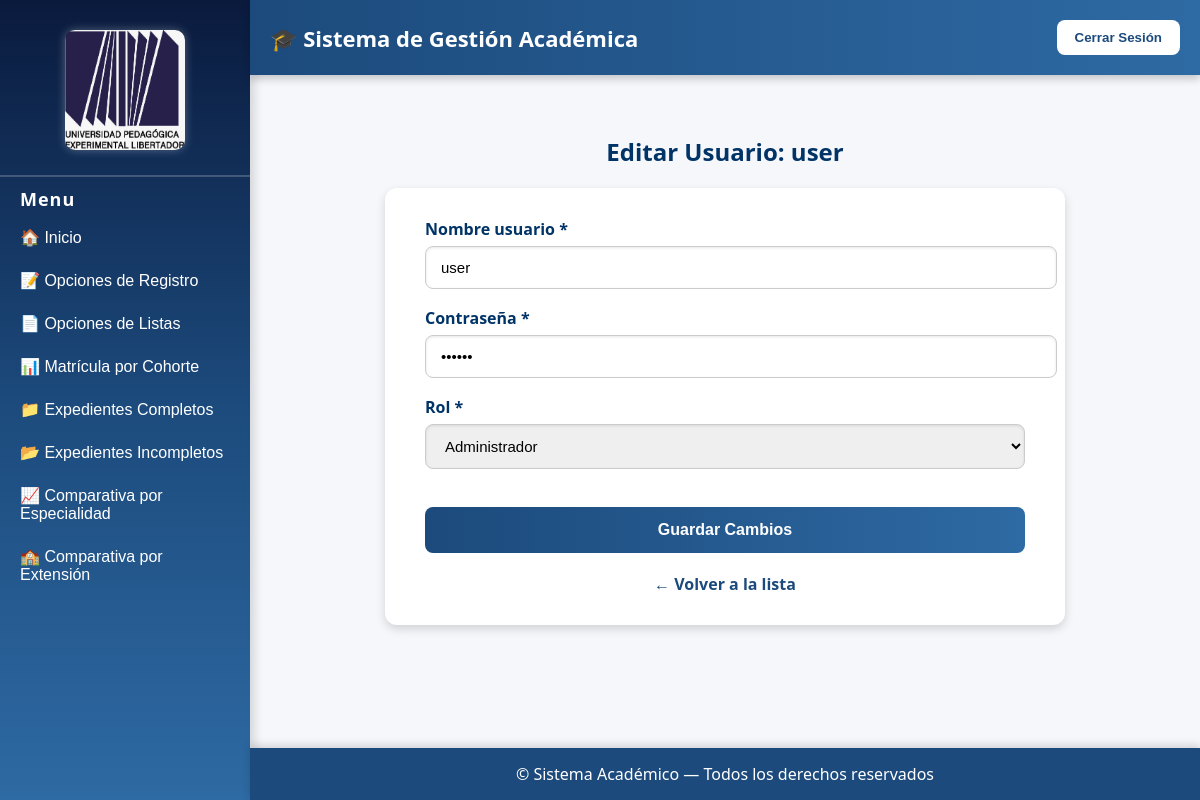
Page /usuarios/editar/1/ (signed in) on the committed database.
### estudiantes/models.py (models this page shows, shortened)
class Usuario(models.Model):
    nombre_usuario = models.CharField(max_length=100, unique=True)
    contrasena = models.CharField(max_length=128)
    rol = models.CharField(max_length=50, choices=[
        ('Administrador', 'Administrador'),
        ('Secretaria', 'Secretaria'),
        ('Consulta', 'Consulta'),
    ])

### estudiantes/views.py (the view)
# urls.py: path('usuarios/editar/<int:pk>/', views.editar_usuario, name='editar_usuario'),
def editar_usuario(request, pk):
    if not solo_admin(request):
        messages.error(request, "Solo un administrador puede crear usuarios.")
        return redirect('listar_usuarios')
    if not request.session.get('usuario_id'):
        return redirect('login_usuario')
    usuario = get_object_or_404(Usuario, pk=pk)
    if request.method == "POST":
        form = UsuarioForm(request.POST, instance=usuario)
        if form.is_valid():
            form.save()
            messages.success(request, "Usuario actualizado correctamente")
            return redirect('listar_usuarios')
    else:
        form = UsuarioForm(instance=usuario)
    return render(request, "editar_usuario.html", {'form': form, 'usuario': usuario})

### estudiantes/forms.py (shortened to what this page needs)
class UsuarioForm(forms.ModelForm):
    contrasena = forms.CharField(
        label="Contraseña",
        widget=forms.PasswordInput(attrs={'placeholder': 'Ingrese la contraseña'}),
        required=True
    )
    class Meta:
        model = Usuario
        fields = ['nombre_usuario', 'contrasena', 'rol']
        widgets = {
            'nombre_usuario': forms.TextInput(attrs={'placeholder': 'Nombre de usuario'}),
            'rol': forms.Select(),
        }

### estudiantes/views.py (called while the page is built)
def user_role(request):
    return request.session.get('usuario_rol', None)

def solo_admin(request):
    return user_role(request) == "Administrador"

### estudiantes/templates/editar_usuario.html (shortened to what this page needs)
{% extends 'home.html' %}
{% load static %}
{% block content %}
<h2>Editar Usuario: {{ usuario.nombre_usuario }}</h2>
<div style="max-width:600px; margin:0 auto; background:white; padding:30px 40px; border-radius:12px; box-shadow:0 4px 10px rgba(0,0,0,0.15);">
    <form id="formEditarUsuario" method="POST" novalidate>
        {% for field in form %}
            <div style="margin-bottom: 18px;">
                <label for="{{ field.id_for_label }}" style="font-weight:bold; color:#003366; display:block; margin-bottom:6px;">
                    {{ field.label }}{% if field.field.required %} *{% endif %}
                </label>
                {% if field.field.widget.input_type in "text password" %}
                    <input type="{{ field.field.widget.input_type }}" name="{{ field.html_name }}" value="{{ field.value|default_if_none:'' }}" id="{{ field.id_for_label }}" class="form-field" placeholder="Ingrese {{ field.label }}">
                {% elif field.field.widget.input_type == "select" %}
                    <select name="{{ field.html_name }}" id="{{ field.id_for_label }}" class="form-field">
                        {% for val, text in field.field.choices %}
                            <option value="{{ val }}" {% if field.value == val %}selected{% endif %}>{{ text }}</option>
                        {% endfor %}
                    </select>
                {% else %}
                    {{ field }}
                {% endif %}
            </div>
        {% endfor %}
        <button type="submit" style="width:100%; padding:14px; font-size:16px; border-radius:8px; border:none; background:linear-gradient(90deg,#1c4a7c,#2e6aa3); color:white; font-weight:bold; cursor:pointer; transition:all 0.3s; margin-top:20px;">
            Guardar Cambios
        </button>
    </form>
    <div style="text-align:center; margin-top:20px;">
        <a href="{% url 'listar_usuarios' %}" style="color:#1c4a7c; font-weight:bold; text-decoration:none;">← Volver a la lista</a>
    </div>
</div>
{% endblock %}

### estudiantes/templates/home.html (style rules this page uses)
body { margin: 0; font-family: "Segoe UI", Tahoma, Geneva, Verdana, sans-serif; background-color: #f5f7fb; color: #333; display: flex; height: 100vh; }
main h2 { color: #003366; text-align: center; }

### estudiantes/templates/editar_usuario.html (style rules this page uses)
.form-field { width: 100%; padding: 12px 15px; font-size: 15px; border: 1px solid #ccc; border-radius: 8px; transition: all 0.3s ease; box-shadow: inset 0 1px 3px rgba(0,0,0,0.1); }
.form-field::placeholder { color: #999; }

### rows in the picture
Usuario: nombre_usuario "user", nombre_usuario "user", rol "Administrador"

### other values in the picture
{{ field.label }} "Nombre usuario" "Contraseña" "Rol"
